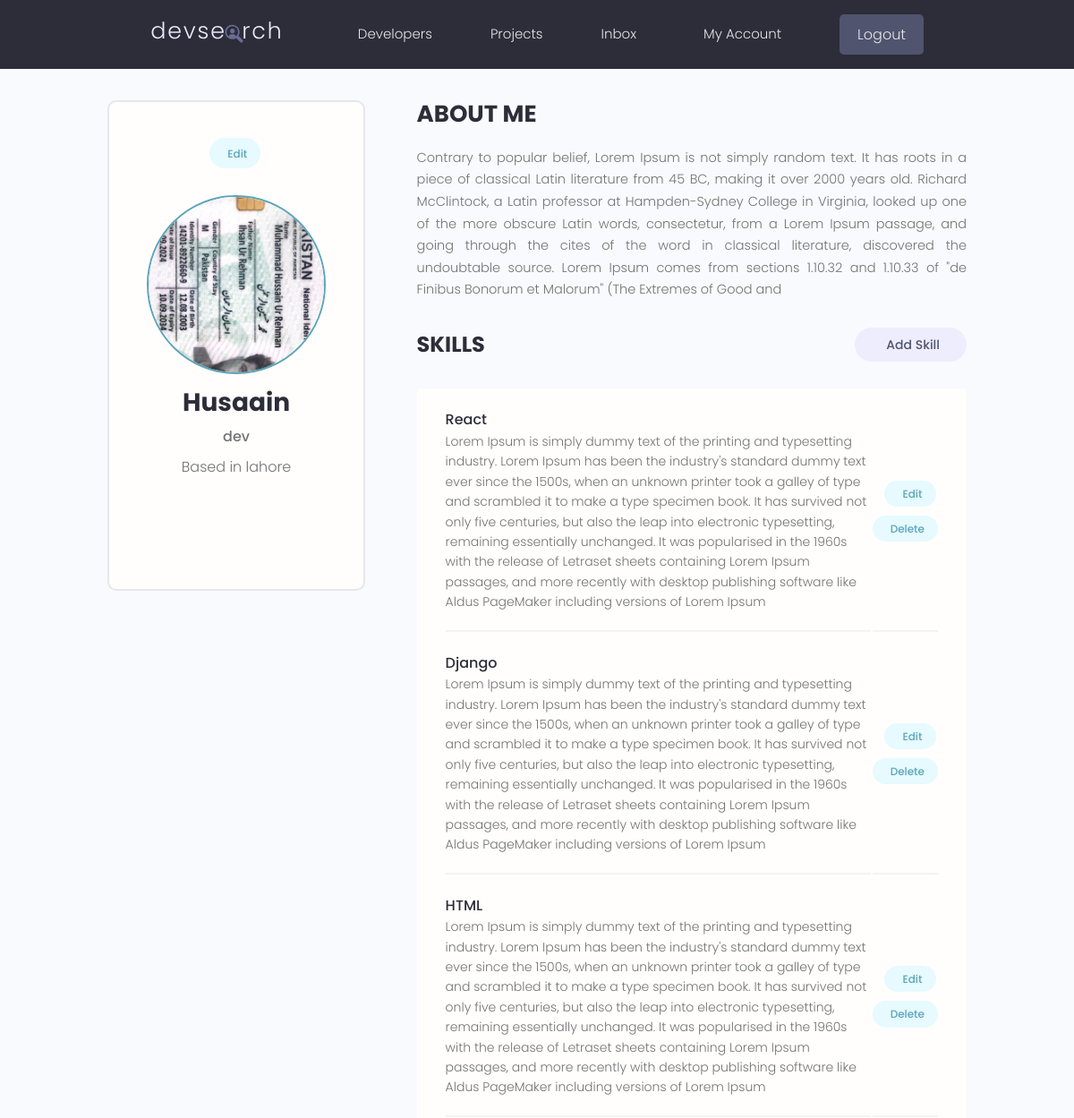
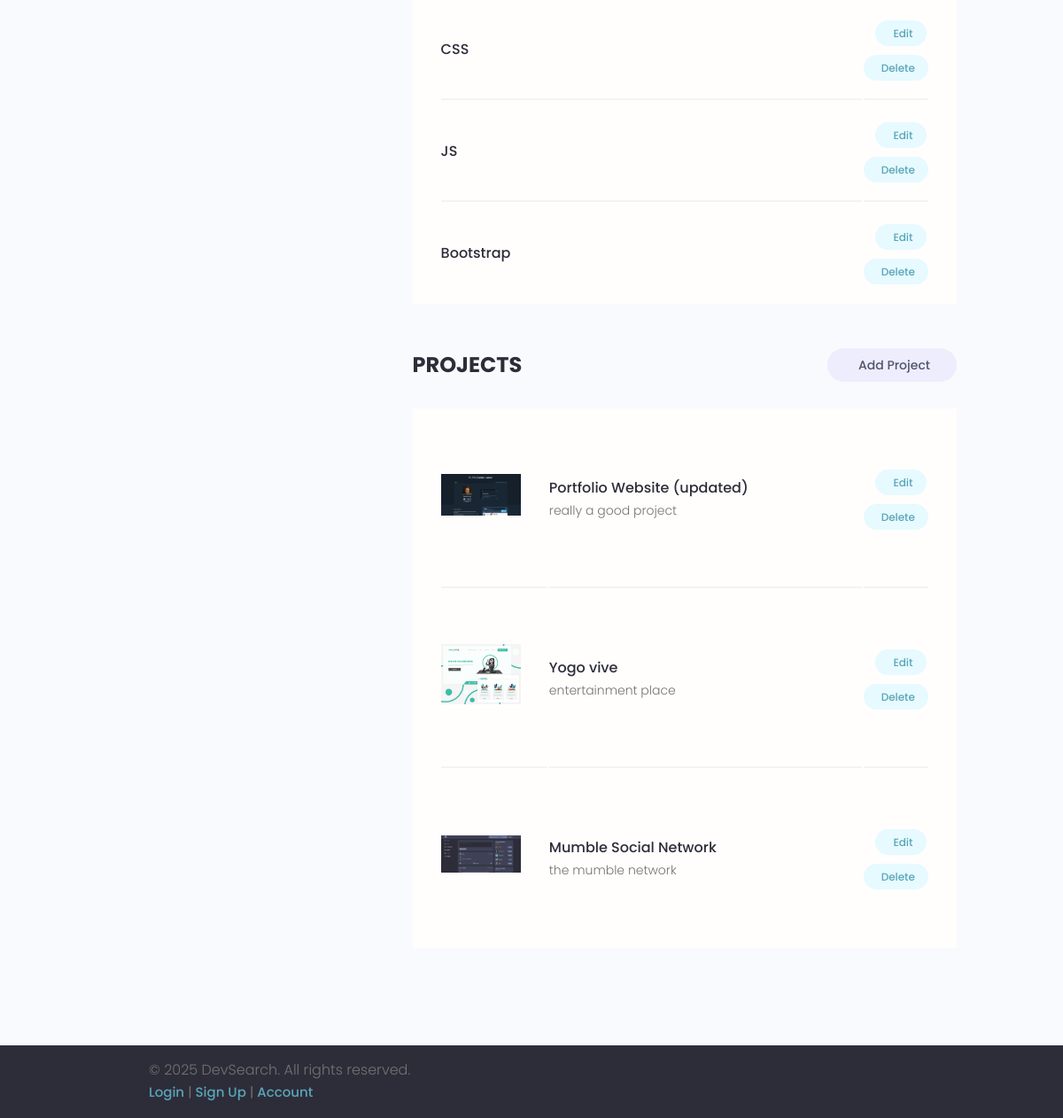
/account/ (signed in), run on the app's committed database (2 pictures, top to bottom).
### users/models.py (models this page shows, shortened)
class Profile(models.Model):
    user = models.OneToOneField(User, on_delete=models.CASCADE, null=True,blank=True)
    name= models.CharField(max_length=200, null=True , blank=True)
    email= models.EmailField(max_length=200, null=True , blank=True)
    username = models.CharField(max_length=200, null=True , blank=True)
    location = models.CharField(max_length=200, null=True , blank=True)
    short_intro= models.CharField(max_length=200, null=True , blank=True)
    bio = models.TextField( null=True , blank=True)
    profile_image = models.ImageField(upload_to='profiles/',null=True, blank=True, default='profiles/user-default.png')
    social_github= models.CharField(max_length=200, null=True , blank=True)
    social_twitter= models.CharField(max_length=200, null=True , blank=True)
    social_linkedin= models.CharField(max_length=200, null=True , blank=True)
    social_youtube= models.CharField(max_length=200, null=True , blank=True)
    social_website= models.CharField(max_length=200, null=True , blank=True)
    created = models.DateTimeField(auto_now_add=True)
    id = models.UUIDField(default=uuid.uuid4, unique=True, primary_key=True, editable=False)
    class Meta:
        ordering=['-created']

class Skill(models.Model):
    owner = models.ForeignKey(Profile, on_delete=models.CASCADE, null=True, blank=True)
    skill_name= models.CharField(max_length=200, null=True , blank=True)
    description= models.TextField(null=True , blank=True)
    created = models.DateTimeField(auto_now_add=True)
    id = models.UUIDField(default=uuid.uuid4, unique=True, primary_key=True, editable=False)

### projects/models.py (models this page shows, shortened)
class Project(models.Model):
    owner = models.ForeignKey(Profile, on_delete=models.SET_NULL, null=True, blank=True)
    title = models.CharField(max_length=200)
    image = models.ImageField( null = True, blank=True, default='default.jpg')
    Description = models.TextField(max_length=2000 , null = True, blank=True )
    tags = models.ManyToManyField(Tag)
    demo_link = models.CharField(max_length=1000 , null = True, blank=True )
    source_link = models.CharField(max_length=1000 , null = True, blank=True )
    vote_total  = models.IntegerField(default=0 ,null = True,blank=True)
    vote_ratio = models.IntegerField(default=0 ,null = True,blank=True)
    created = models.DateTimeField(auto_now_add=True)
    id = models.UUIDField(default=uuid.uuid4, unique = True, primary_key = True,  editable = False)
    class Meta:
        ordering = ['-vote_ratio','-vote_total','title']

### users/views.py (the view)
# urls.py: path('account/', views.useraccount , name = 'account'),
@login_required(login_url='login')
def useraccount(request):
    profile = request.user.profile
    projects = Project.objects.filter(owner = profile)
    skills = Skill.objects.filter(owner = profile)
    context={'profile':profile,'projects':projects,'skills':skills}
    return render(request,'users/account.html',context)

### users/context_processors.py (called while the page is built)
def has_unread_messages(request):
    if request.user.is_authenticated:
        try:
            profile = Profile.objects.get(user=request.user)
            has_unread = Message.objects.filter(receiver=profile, is_read=False).exists()
            return {'has_unread_messages': has_unread}
        except Profile.DoesNotExist:
            return {'has_unread_messages': False}
    return {}

### users/templates/users/account.html (shortened to what this page needs)
{% extends 'main.html' %}
{% load static %}
{% block content %}
<main class="settingsPage profile my-md">
  <div class="container">
    <div class="layout">
      <div class="column column--1of3">
        <div class="card text-center">
          <div class="card__body dev">
            <a class="tag tag--pill tag--main settings__btn" href="{% url 'edit_profile' %}"> Edit</a>
            <img class="avatar avatar--xl dev__avatar" src="{{profile.profile_image.url}}" />
            <h2 class="dev__name">{{profile.name}}</h2>
            <p class="dev__title">{{profile.short_intro}}</p>
            <p class="dev__location">Based in {{profile.location}}</p>
            <ul class="dev__social">
            </ul>
          </div>
        </div>
      </div>
      <div class="column column--2of3">
        <div class="devInfo">
          <h3 class="devInfo__title">About Me</h3>
          <p class="devInfo__about">{{profile.bio}}</p>
        </div>
        <div class="settings">
          <h3 class="settings__title">Skills</h3>
          <a class="tag tag--pill tag--sub settings__btn tag--lg" href="{% url 'add_skill' %}"> Add Skill</a>
        </div>
        <table class="settings__table">
          {% for skill in skills %}
          <tr>
            <td class="settings__tableInfo">
              <h4>{{skill.skill_name}}</h4>
              <p>{{skill.description}}</p>
            </td>
            <td class="settings__tableActions">
              <a class="tag tag--pill tag--main settings__btn" href="{% url 'edit_skill' skill.id %}"> Edit</a>
              <a class="tag tag--pill tag--main settings__btn" href="{% url 'delete_skill' skill.id %}?next=/account">
                Delete</a>
            </td>
          </tr>
          {% endfor %}
        </table>
        <div class="settings">
          <h3 class="settings__title">Projects</h3>
          <a class="tag tag--pill tag--sub settings__btn tag--lg" href="{% url 'addproject' %}"> Add Project</a>
        </div>
        <table class="settings__table">
          {% for project in projects %}
          <tr>
            <td class="settings__thumbnail">
              <a href="{% url 'project' project.id %}"><img src="{{project.image.url}}" alt="Project Thumbnail" /></a>
            </td>
            <td class="settings__tableInfo">
              <a href="{% url 'project' project.id %}">{{project.title}}</a>
              <p>{{project.Description}}</p>
            </td>
            <td class="settings__tableActions">
              <a class="tag tag--pill tag--main settings__btn" href="{% url 'editproject' project.id %}"> Edit</a>
              <a class="tag tag--pill tag--main settings__btn" href="{% url 'deleteproject' project.id %}?next=/account">
                Delete</a>
            </td>
          </tr>
          {% endfor %}
        </table>
      </div>
    </div>
  </div>
</main>
{% endblock content %}

### static/styles/app.css (style rules this page uses)
:root { --color-sub: #2d2d39; }
.card { border: 2px solid var(--color-light); }
img { width: 100%; }
.profile .card > .dev { padding: 4rem; }
.dev__avatar { display: block; margin: auto; }
.dev__name { color: var(--color-sub); font-size: 2.8rem; font-weight: 700; margin-top: 1rem; margin-bottom: 0.5rem; }
.dev__title { font-size: 1.6rem; font-weight: 500; line-height: 1.3; }
.dev__location { margin-top: 1rem; }
.dev__social { margin: 3rem 0; list-style: none; display: flex; justify-content: center; gap: 1.5rem; }
.devInfo { margin-bottom: 3rem; }
.devInfo__title, .devInfo__subtitle { font-size: 2.6rem; color: var(--color-sub); text-transform: uppercase; font-weight: 700; margin-bottom: 1.5rem; }
.devInfo__about, .devSkill__info { font-size: 1.45rem; line-height: 1.7; text-align: justify; }
.settingsPage .dev > .settings__btn { display: inline-block; margin-bottom: 3rem; }
.settings { display: flex; justify-content: space-between; align-items: center; }
.settings__title { font-size: 2.4rem; text-transform: uppercase; font-weight: 700; color: var(--color-sub); }
.settings__table { margin-top: 3rem; margin-bottom: 5rem; padding: 0 3rem; background: var(--color-white); }
.settings__table tr { width: 100%; }
.settings__table tr > td { padding: 2rem 0; }
.settings__table tr:not(:last-child) td { border-bottom: 2px solid var(--color-white-light); }
.settings__thumbnail { width: 23%; min-width: 10rem; }
.settings__thumbnail img { padding-right: 3rem; height: 15rem; object-fit: contain; }
.settings__tableInfo { width: 100%; }
.settings__tableInfo h4, .settings__tableInfo a { padding-right: 1rem; width: auto; font-size: 1.6rem; font-weight: 500; color: var(--color-sub); }
.settings__tableInfo p { font-size: 1.4rem; }
.settings__tableActions { text-align: right; }

### static/uikit/styles/modules/_variables.css (style rules this page uses)
:root { --color-main: #5aa5b9; --color-main-light: #e6faff; --color-sub: #3f4156; --color-sub-light: #51546e; --color-sub-lighter: #ededfd; --color-text: #737373; --color-gray: #8b8b8b; --color-light: #e5e7eb; --color-light-gray: #767676; --color-bg: #f8fafd; --color-white: #fffefd; --color-white-light: #f3f3f3; --color-success: #359e64; --color-success-bg: #def8e8; --color-error: #fc4b0b; --color-error-bg: #fff2ee; --font-base: 'Poppins', arial, helvetica, 'Segoe UI', roboto, ubuntu, sans-serif; --font-monospace: 'Fira Code', 'Courier New', courier, monospace; --font-regular: 300; --font-medium: 500; --font-bold: 700; --generic-shadow: 1px 1px 5px #00000010; --generic-transition: all 0.3s ease-in-out; }

### static/uikit/styles/modules/_base.css (style rules this page uses)
* { margin: 0; padding: 0; box-sizing: border-box; text-rendering: optimizeLegibility; color: inherit; font-size: inherit; }
html { font-size: 50%; }
@media only screen and (min-width: 480px) { html { font-size: 56.25%; } }
@media only screen and (min-width: 1200px) { html { font-size: 62.5%; } }
body { line-height: 1.6; font-weight: 400; font-size: 1.5rem; color: var(--color-text); background-color: var(--color-bg); min-height: 100vh; }

### static/uikit/styles/modules/_typography.css (style rules this page uses)
* { font-family: var(--font-base); }
h2 { font-size: 3.6rem; font-weight: var(--font-bold); }
h3 { font-size: 3.2rem; font-weight: var(--font-medium); }
h4 { font-size: 2.8rem; font-weight: var(--font-medium); }
p, span, strong { font-size: 1.6rem; color: var(--color-text); font-weight: var(--font-regular); }
a { padding-bottom: 2px; text-decoration: none; display: inline-block; color: var(--color-main); font-weight: var(--font-medium); }

### static/uikit/styles/modules/_utilities.css (style rules this page uses)
.container { width: 92%; max-width: 165rem; margin: 0 auto; box-sizing: border-box; }
@media screen and (min-width: 1000px) { .container { width: 90%; } }
@media screen and (min-width: 1200px) { .container { width: 80%; } }
.text-center { text-align: center; }
.my-md { margin: 3rem auto; }

### static/uikit/styles/modules/_avatar.css (style rules this page uses)
.avatar { border-radius: 50%; border: 2px solid var(--color-main); object-fit: cover; }
.avatar--xl { height: 20rem; width: 20rem; }

### static/uikit/styles/modules/_card.css (style rules this page uses)
.card { border-radius: 1rem; background-color: var(--color-white); border: 1.5px solid var(--color-light); width: auto; height: auto; margin-top: 0.5rem; margin-bottom: 0.5rem; overflow: hidden; }
.card__body, .card__header { padding: 2rem 2.5rem; }

### static/uikit/styles/modules/_layout.css (style rules this page uses)
.layout { display: flex; flex-flow: row wrap; justify-content: space-between; }
.layout > .column { margin-bottom: 3rem; }
.layout > .column.column--1of3 { flex-basis: 30%; }
.layout > .column.column--2of3 { flex-basis: 64%; }

### data on the page
Profile: profile_image (picture), name "Husaain", short_intro "dev", location "lahore", bio "Contrary to popular belief, Lorem Ipsum is not simply random text. It has roots in a piece of classical Latin literature from 45 BC, making it over 2000 years old. Richard McClintock, a Latin professor at Hampden-Sydney College in Virginia, looked up one of the more obscure Latin words, consectetur, from a Lorem Ipsum passage, and going through the cites of the word in classical literature, discovered the undoubtable source. Lorem Ipsum comes from sections 1.10.32 and 1.10.33 of \"de Finibus Bonorum et Malorum\" (The Extremes of Good and"
Skill: skill_name "React", description "Lorem Ipsum is simply dummy text of the printing and typesetting industry. Lorem Ipsum has been the industry's standard dummy text ever since the 1500s, when an unknown printer took a galley of type and scrambled it to make a type specimen book. It has survived not only five centuries, but also the leap into electronic typesetting, remaining essentially unchanged. It was popularised in the 1960s with the release of Letraset sheets containing Lorem Ipsum passages, and more recently with desktop publishing software like Aldus PageMaker including versions of Lorem Ipsum"
Skill: skill_name "Django", description "Lorem Ipsum is simply dummy text of the printing and typesetting industry. Lorem Ipsum has been the industry's standard dummy text ever since the 1500s, when an unknown printer took a galley of type and scrambled it to make a type specimen book. It has survived not only five centuries, but also the leap into electronic typesetting, remaining essentially unchanged. It was popularised in the 1960s with the release of Letraset sheets containing Lorem Ipsum passages, and more recently with desktop publishing software like Aldus PageMaker including versions of Lorem Ipsum"
Skill: skill_name "HTML", description "Lorem Ipsum is simply dummy text of the printing and typesetting industry. Lorem Ipsum has been the industry's standard dummy text ever since the 1500s, when an unknown printer took a galley of type and scrambled it to make a type specimen book. It has survived not only five centuries, but also the leap into electronic typesetting, remaining essentially unchanged. It was popularised in the 1960s with the release of Letraset sheets containing Lorem Ipsum passages, and more recently with desktop publishing software like Aldus PageMaker including versions of Lorem Ipsum"
Skill: skill_name "CSS"
Skill: skill_name "JS"
Skill: skill_name "Bootstrap"
Project: image (picture), title "Portfolio Website (updated)", Description "really a good project"
Project: image (picture), title "Yogo vive", Description "entertainment place"
Project: image (picture), title "Mumble Social Network", Description "the mumble network"

### other printed values
{{ year|default:"2025" }} "2025"
